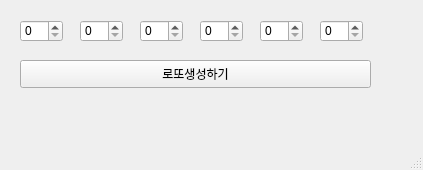
<?xml version="1.0" encoding="UTF-8"?>
<ui version="4.0">
 <class>MainWindow</class>
 <widget class="QMainWindow" name="MainWindow">
  <property name="geometry">
   <rect>
    <x>0</x>
    <y>0</y>
    <width>423</width>
    <height>170</height>
   </rect>
  </property>
  <property name="windowTitle">
   <string>MainWindow</string>
  </property>
  <widget class="QWidget" name="centralwidget">
   <widget class="QSpinBox" name="sp1">
    <property name="geometry">
     <rect>
      <x>20</x>
      <y>20</y>
      <width>43</width>
      <height>22</height>
     </rect>
    </property>
   </widget>
   <widget class="QSpinBox" name="sp2">
    <property name="geometry">
     <rect>
      <x>80</x>
      <y>20</y>
      <width>43</width>
      <height>22</height>
     </rect>
    </property>
   </widget>
   <widget class="QSpinBox" name="sp3">
    <property name="geometry">
     <rect>
      <x>140</x>
      <y>20</y>
      <width>43</width>
      <height>22</height>
     </rect>
    </property>
   </widget>
   <widget class="QSpinBox" name="sp4">
    <property name="geometry">
     <rect>
      <x>200</x>
      <y>20</y>
      <width>43</width>
      <height>22</height>
     </rect>
    </property>
   </widget>
   <widget class="QSpinBox" name="sp5">
    <property name="geometry">
     <rect>
      <x>260</x>
      <y>20</y>
      <width>43</width>
      <height>22</height>
     </rect>
    </property>
   </widget>
   <widget class="QSpinBox" name="sp6">
    <property name="geometry">
     <rect>
      <x>320</x>
      <y>20</y>
      <width>43</width>
      <height>22</height>
     </rect>
    </property>
   </widget>
   <widget class="QPushButton" name="pb">
    <property name="geometry">
     <rect>
      <x>20</x>
      <y>60</y>
      <width>351</width>
      <height>28</height>
     </rect>
    </property>
    <property name="text">
     <string>로또생성하기</string>
    </property>
   </widget>
  </widget>
  <widget class="QMenuBar" name="menubar">
   <property name="geometry">
    <rect>
     <x>0</x>
     <y>0</y>
     <width>423</width>
     <height>26</height>
    </rect>
   </property>
  </widget>
  <widget class="QStatusBar" name="statusbar"/>
 </widget>
 <resources/>
 <connections/>
</ui>
